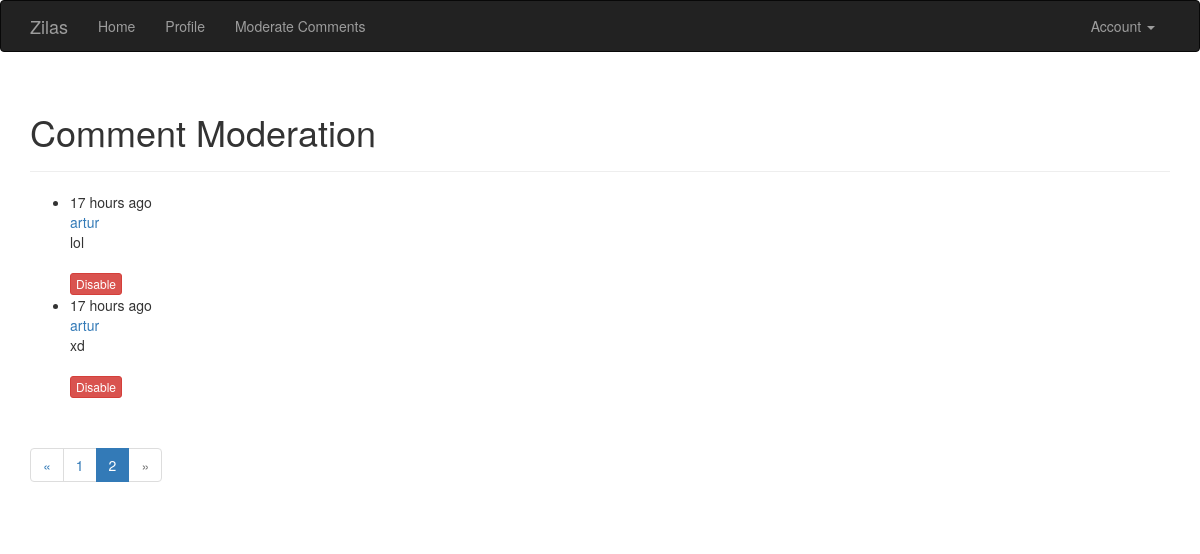
/moderate?page=2 (signed in), run on the app's committed database.
### app/models/models.py (models this page shows, shortened)
class Comment(db.Model):
    __tablename__ = 'comments'
    id = db.Column(db.Integer, primary_key=True)
    body = db.Column(db.Text)
    body_html = db.Column(db.Text)
    timestamp = db.Column(db.DateTime, index=True, default=datetime.datetime.utcnow)
    disabled = db.Column(db.Boolean)
    author_id = db.Column(db.Integer, db.ForeignKey('users.id'))
    post_id = db.Column(db.Integer, db.ForeignKey('posts.id'))

class User(UserMixin, db.Model):
    __tablename__ = 'users'
    id = db.Column(db.Integer, primary_key=True)
    email = db.Column(db.String(64), unique=True, index=True)
    username = db.Column(db.String(64), unique=True, index=True)
    role_id = db.Column(db.Integer, db.ForeignKey('roles.id'))
    password_hash = db.Column(db.String(128))
    confirmed = db.Column(db.Boolean, default=False)
    name = db.Column(db.String(64))
    location = db.Column(db.String(64))
    about_me = db.Column(db.Text())
    member_since = db.Column(db.DateTime(), default=datetime.datetime.utcnow)
    last_seen = db.Column(db.DateTime(), default=datetime.datetime.utcnow)
    posts = db.relationship('Post', backref='author', lazy='dynamic')
    followed = db.relationship('Follow', foreign_keys=[Follow.follower_id],
                               backref=db.backref('follower', lazy='joined'), lazy='dynamic',
                               cascade='all, delete-orphan')
    followers = db.relationship('Follow', foreign_keys=[Follow.followed_id],
                                backref=db.backref('followed', lazy='joined'), lazy='dynamic',
                                cascade='all, delete-orphan')
    comments = db.relationship('Comment', backref='author', lazy='dynamic')
    def ping(self):
        self.last_seen = datetime.datetime.utcnow()
        db.session.add(self)
        db.session.commit()
    def can(self, perm):
        return self.role is not None and self.role.has_permission(perm)
    @property
    def password(self):
        raise AttributeError('Cannot read password attribute')

### app/main/views.py (the view)
@main.route('/moderate')
@login_required
@permission_required(Permission.MODERATE)
def moderate():
    page = request.args.get('page', 1, type=int)
    pagination = Comment.query.order_by(Comment.timestamp.desc()).paginate(
        page, per_page=current_app.config['COMMENTS_PER_PAGE'], error_out=False)
    comments = pagination.items
    return render_template('moderate.html', comments=comments, pagination=pagination, page=page)

### app/auth/views.py (called while the page is built)
@auth.before_app_request
def before_request():
    if current_user.is_authenticated:
        current_user.ping()
        if not current_user.confirmed \
                and request.blueprint != 'auth' and request.endpoint != 'static':
            return redirect(url_for('auth.unconfirmed'))

### app/main/__init__.py (called while the page is built)
@main.app_context_processor
def inject_permission():
    return dict(Permission=Permission)

### app/models/models.py (called while the page is built)
@login_manager.user_loader
def load_user(user_id):
    return User.query.get(int(user_id))

    def has_permission(self, perm):
        return self.permission & perm == perm

### app/templates/moderate.html (shortened to what this page needs)
{% extends "base.html" %}
{% import "_macros.html" as macros %}
{% block page_content %}
<div class="page-header">
    <h1>Comment Moderation</h1>
</div>
{% set moderate = True %}
{% include '_comments.html' %}
{% if pagination %}
<div class="pagination">
    {{ macros.pagination_widget(pagination, '.moderate') }}
</div>
{% endif %}
{% endblock %}

### app/templates/_comments.html (shortened to what this page needs)
<ul class="comments">
    {% for comment in comments %}
    <li class="comment">
        <div class="comment-content">
            <div class="comment-date">{{ moment(comment.timestamp).fromNow() }}</div>
            <div class="comment-author"><a href="{{ url_for('.user', username=comment.author.username) }}">{{ comment.author.username }}</a></div>
            <div class="comment-body">
                {% if moderate or not comment.disabled %}
                    {% if comment.body_html %}
                        {{ comment.body_html | safe }}
                    {% else %}
                        {{ comment.body }}
                    {% endif %}
                {% endif %}
            </div>
            {% if moderate %}
                <br>
                {% if comment.disabled %}
                <a class="btn btn-default btn-xs" href="{{ url_for('.moderate_enable', id=comment.id, page=page) }}">Enable</a>
                {% else %}
                <a class="btn btn-danger btn-xs" href="{{ url_for('.moderate_disable', id=comment.id, page=page) }}">Disable</a>
                {% endif %}
            {% endif %}
        </div>
    </li>
    {% endfor %}
</ul>

### data on the page
Comment: timestamp "17 hours ago", author.username "artur", body_html "lol"
Comment: timestamp "17 hours ago", author.username "artur", body_html "xd"

### other printed values
{{ p }} "1"
{{ p }} "2"
